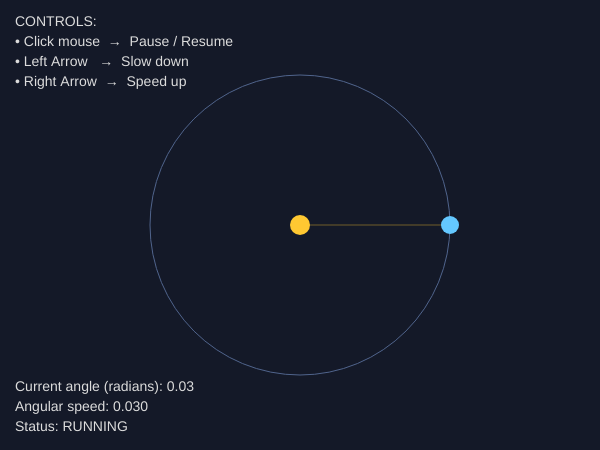
Frame 1 (no input)
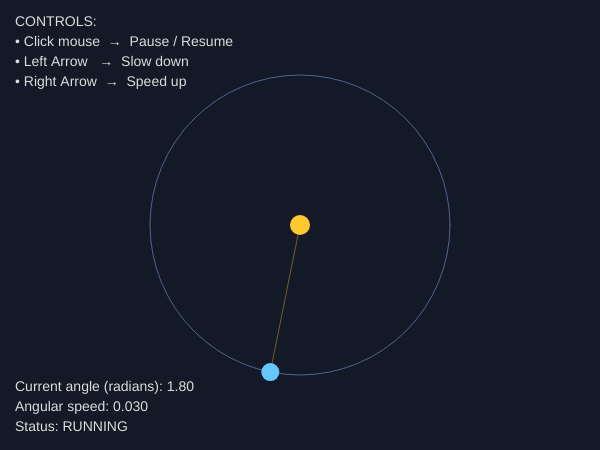
Frame 60 (no input)
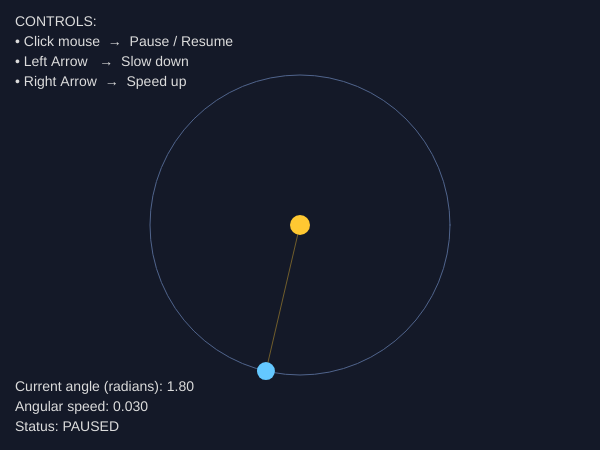
Frame 120 (the mouse pressed at the canvas centre since frame 60)

The p5.js sketch that drew these frames (run headless with seeded random() and noise() and a simulated clock; from frame 60 on, the mouse is pressed at the canvas centre):

// p5.js sketch
// ── sketch.js

// --- Variables that control the animation ---
let angle = 0;              // Current angle in radians (starts at 0)
let orbitRadius = 150;      // How far the blue dot is from the center
let angularSpeed = 0.03;    // How much the angle increases every frame
let isPaused = false;       // true = animation is paused, false = running

// Center of the canvas (will be calculated in setup)
let centerX, centerY;

function setup() {
  createCanvas(600, 450);   // Create a 600 x 450 pixel canvas
  
  // Put the center of the orbit in the middle of the canvas
  centerX = width / 2;
  centerY = height / 2;
  
  // Set text style for the instructions
  textAlign(LEFT, TOP);
  textSize(14);
}

function draw() {
  background(20, 25, 40);   // Dark blue background
  
  // ----------------------------------------------------------
  // MATHEMATICS: Calculate the position of the orbiting dot
  //
  // x = centerX + orbitRadius * cos(angle)
  // y = centerY + orbitRadius * sin(angle)
  //
  // As the angle increases, the dot moves around the circle.
  // ----------------------------------------------------------
  let x = centerX + orbitRadius * cos(angle);
  let y = centerY + orbitRadius * sin(angle);
  
  // Draw the faint circular path (just for visual clarity)
  noFill();
  stroke(80, 100, 140);
  strokeWeight(1);
  circle(centerX, centerY, orbitRadius * 2);
  
  // Draw the yellow center point ("sun")
  fill(255, 200, 50);
  noStroke();
  circle(centerX, centerY, 20);
  
  // Draw a thin line from the center to the orbiting dot
  // This helps show the radius
  stroke(255, 200, 50, 100);
  strokeWeight(1);
  line(centerX, centerY, x, y);
  
  // Draw the blue orbiting dot
  fill(100, 200, 255);
  noStroke();
  circle(x, y, 18);
  
  // Update the angle only if the animation is not paused
  // This is the variable that changes over time
  if (!isPaused) {
    angle += angularSpeed;
  }
  
  // ----------------------------------------------------------
  // Display control instructions and live values on the canvas
  // ----------------------------------------------------------
  fill(220);
  noStroke();
  text("CONTROLS:", 15, 15);
  text("• Click mouse  →  Pause / Resume", 15, 35);
  text("• Left Arrow   →  Slow down", 15, 55);
  text("• Right Arrow  →  Speed up", 15, 75);
  
  // Show the current mathematical values
  text("Current angle (radians): " + nf(angle, 1, 2), 15, height - 70);
  text("Angular speed: " + nf(angularSpeed, 1, 3), 15, height - 50);
  text(isPaused ? "Status: PAUSED" : "Status: RUNNING", 15, height - 30);
}

// Pause or resume the animation when the mouse is clicked
function mousePressed() {
  isPaused = !isPaused;   // Flip between true and false
}

// Change the orbital speed with the arrow keys
function keyPressed() {
  if (keyCode === LEFT_ARROW) {
    // Slow down, but never go below a very small speed
    angularSpeed = max(0.005, angularSpeed - 0.01);
  } else if (keyCode === RIGHT_ARROW) {
    // Speed up
    angularSpeed += 0.01;
  }
}
